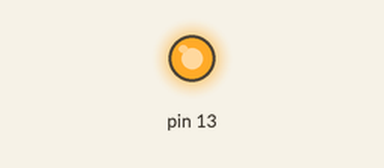
The sketch below on a simulated Arduino Uno, built with avr-gcc and run on an emulated ATmega328P. Shown: output pins drawn as LEDs (lit = HIGH).

Above: at 0.2 s.
At 8.7 s:
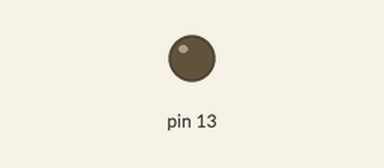
Timing chart, 0 to 10.4 s (numbered marks = the images above):
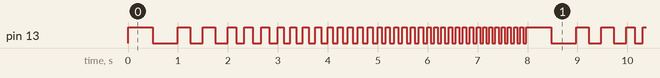

The sketch:

02_Blink_example_extended.ino
```cpp
void setup()
{
  pinMode(13, OUTPUT);
}

void loop()
{
  int i;
  for (i=1;i<=8;i++)
  {
    blink_n_times(i, 500/i);
  }
}

void blink_n_times(int n, int ms)
{
  int i;
  for (i=0; i<n; i++)
  {
  	digitalWrite(13, HIGH);
  	delay(ms);
  	digitalWrite(13, LOW);
  	delay(ms);
  }
}
```

Measured:
- by itself, pin 13: moves between LOW and HIGH, repeating every 8.0 s
